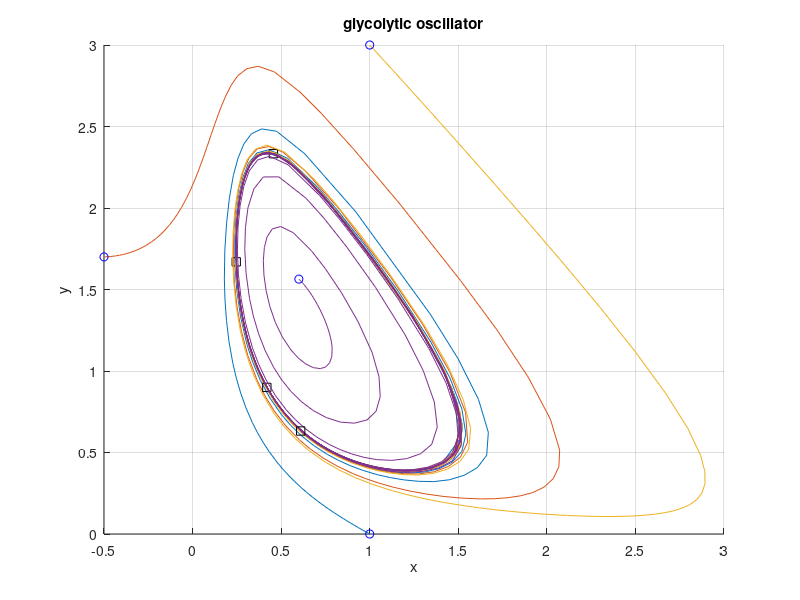

MATLAB code to generate this figure:
clc
close all
clear 

% example 7.3.3 simulating the glycolytic oscillator with a limit cycle
a = 0.08;b = 0.6;

%ode45 will be used to simulate

f = @(t,y) [-y(1)+a*y(2)+y(1).^2*y(2); b - a*y(2)-y(1).^2*y(2)];
 
in_pt = [1,0;-0.5,1.7;1,3;b, b/(a+b^2)+0.2];
figure
xlabel('x')
ylabel('y')
title('glycolytic oscillator')

grid on
hold on
for ii = 1:length(in_pt)
    
[ts,ys] = ode45(f,[0,100],[in_pt(ii,1),in_pt(ii,2)]);
plot(ys(:,1),ys(:,2))
plot(ys(1,1),ys(1,2),'bo') % starting point
plot(ys(end,1),ys(end,2),'ks') % ending point


end
hold off